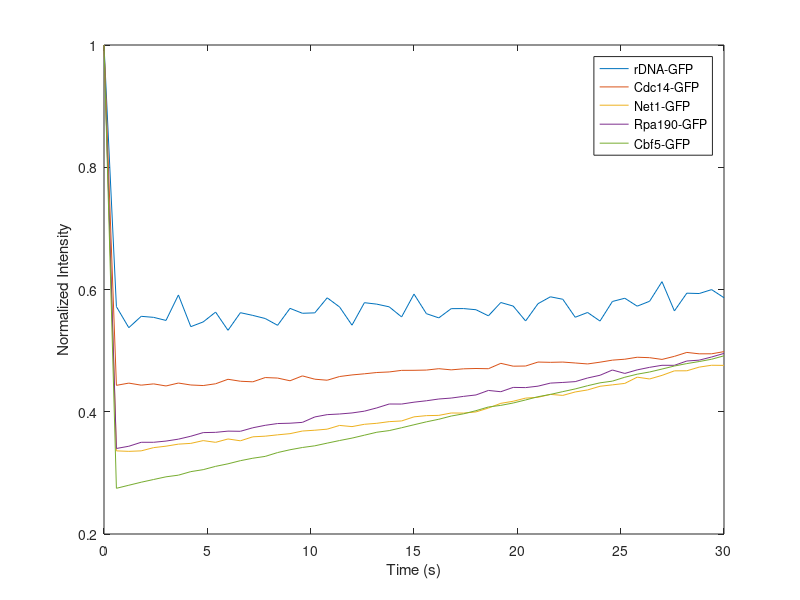

The MATLAB source for this figure:
%% Load in the data
S = load('nucleolar_data.mat');
S = S.S;
%% Iterate over each fieldname
fnames = fieldnames(S);
for f = 1:numel(fnames)
    plot((30/50)*(0:50), mean(S.(fnames{f}).norm_mat)');
    if f == 1
        hold on;
    elseif f == numel(fnames)
        hold off;
    end
end
xlabel('Time (s)');
ylabel('Normalized Intensity');
legend({'rDNA-GFP', 'Cdc14-GFP', 'Net1-GFP', 'Rpa190-GFP', 'Cbf5-GFP'});